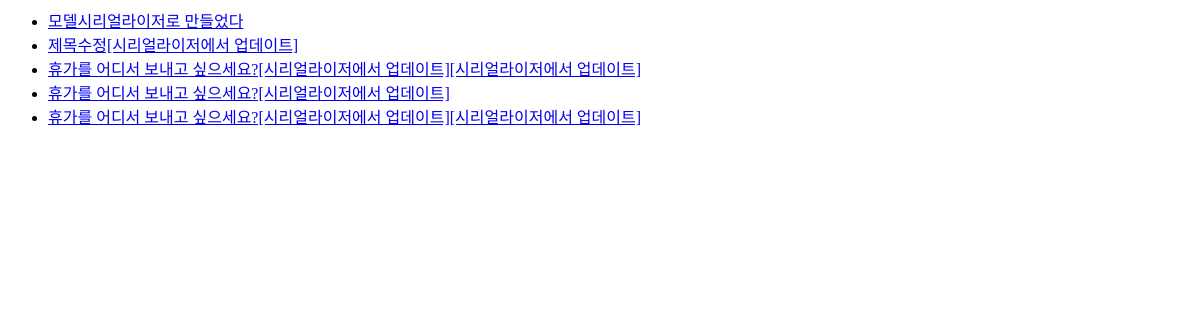
Before: /polls/ with the older database file.
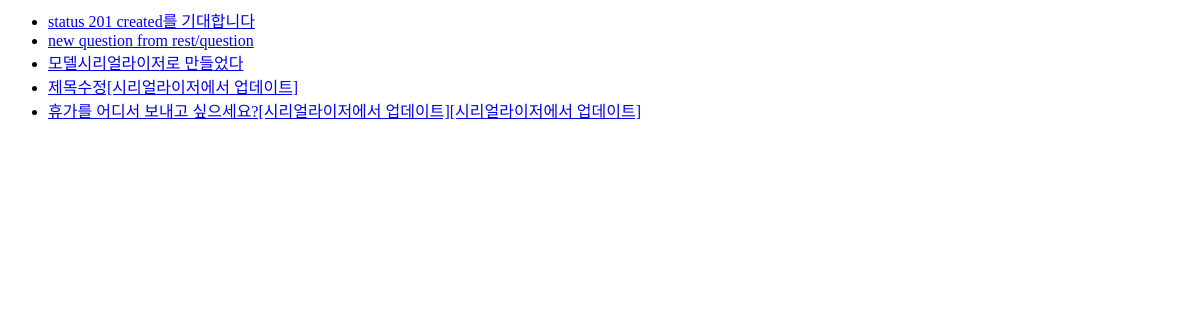
After: the same page with the newer database file.
### polls/models.py (models this page shows, shortened)
class Question(models.Model):
    question_text = models.CharField(max_length=200, verbose_name = '질문')
    pub_data = models.DateTimeField(auto_now_add = True, verbose_name='생성일')

### polls/views.py (the view)
# urls.py: path('', views.index, name = 'index'),
def index(request):
    latest_question_list = Question.objects.order_by('-pub_data')[:5]
    context = {'questions' :latest_question_list }
    return render(request, 'polls/index.html', context)

### polls/templates/polls/index.html
{% if questions %}
<ul>
    {% for question in questions %}
        <li><a href = "{%url 'polls:detail' question.id%}">{{question.question_text}}</a></li>
    {% endfor %}
</ul>
{% else %}
<p>no questions</p>
{% endif %}

Changed rows visible on the page:
no longer on this page (row unchanged): Question: question_text "휴가를 어디서 보내고 싶으세요?[시리얼라이저에서 업데이트]"
no longer on this page (row unchanged): Question: question_text "휴가를 어디서 보내고 싶으세요?[시리얼라이저에서 업데이트][시리얼라이저에서 업데이트]"
added Question: question_text "status 201 created를 기대합니다"
added Question: question_text "new question from rest/question"
